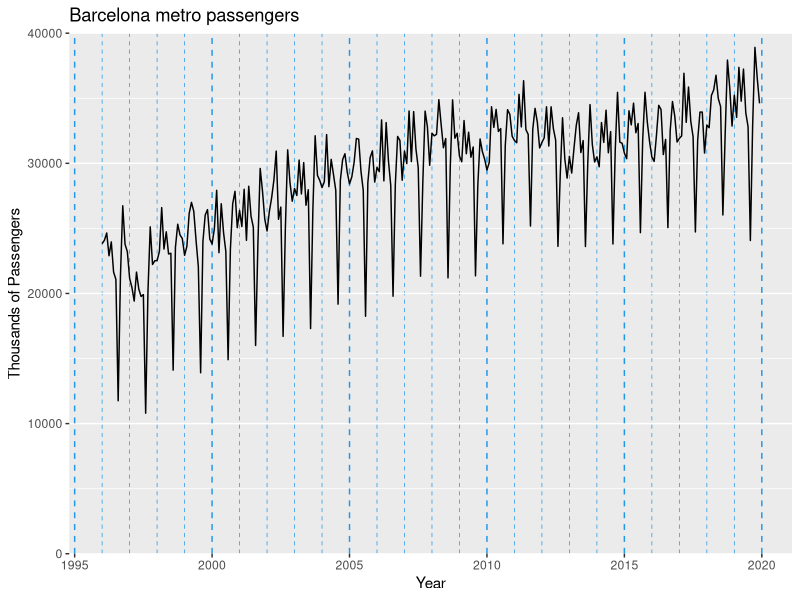

Source code (R):
## ---- chunk 1
metro <- window(ts(read.table("./data/metro.dat"), start = 1996, freq = 12))
## ---- chunk 2
library(tidyverse)
ggplot(data.frame(metro), aes(x = time(metro), y = metro)) +
    geom_line() +
    labs(title = "Barcelona metro passengers", y = "Thousands of Passengers") +
    scale_x_continuous(minor_breaks = seq(1996, 2020, 1)) +
    scale_y_continuous(limits = c(0, 40000), expand = c(0, 0)) +
    theme(
          panel.grid.minor.x = element_line(colour = 4, linetype = 2),
          panel.grid.major.x = element_line(colour = 4, linetype = 2)
          ) +
    labs(x = "Year")
